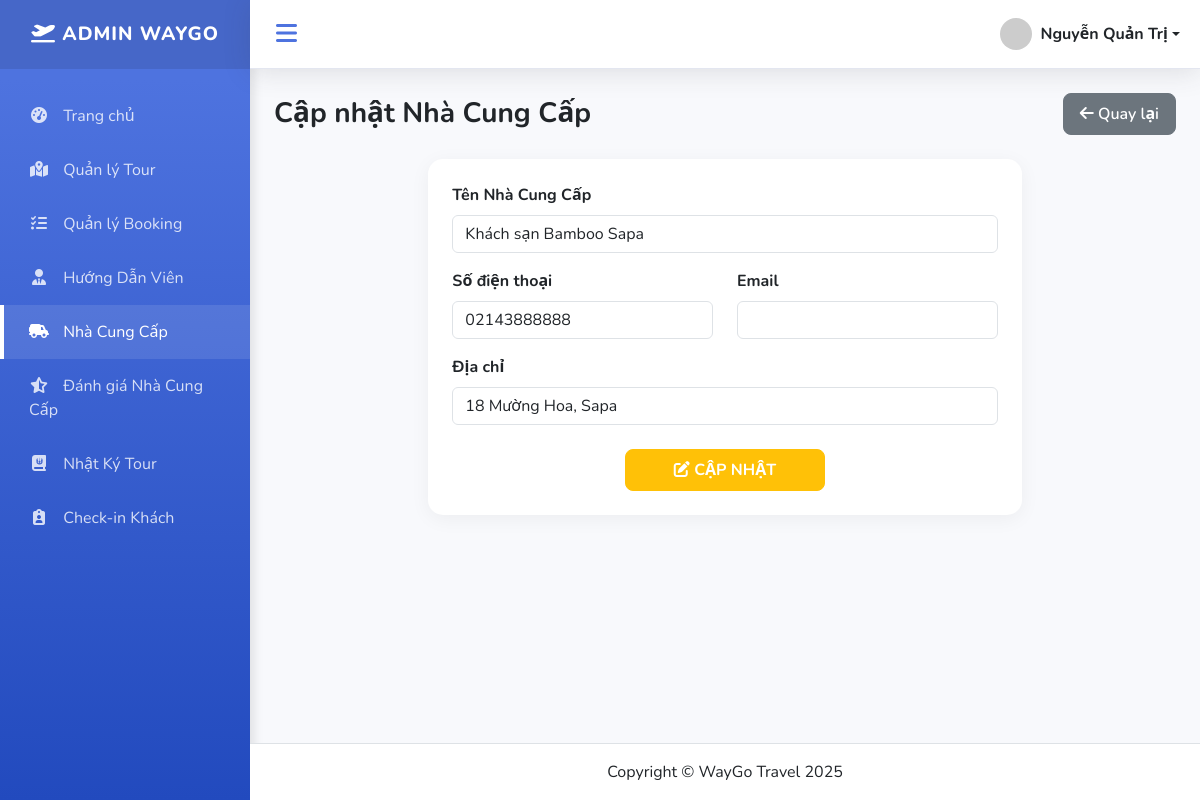
Screenshot of /index.php?action=editsupplier&id=1 (signed in) with the database file from the repository.
### tables this page shows
CREATE TABLE `suppliers` (
  `id` int NOT NULL,
  `name` varchar(255) NOT NULL,
  `type` enum('Nhà hàng','Khách sạn','Vận chuyển') NOT NULL,
  `phone` varchar(20) DEFAULT NULL,
  `email` varchar(255) DEFAULT NULL,
  `address` varchar(255) DEFAULT NULL,
  `rating` int DEFAULT '0',
  `created_at` timestamp NULL DEFAULT CURRENT_TIMESTAMP
);

### controllers/SupplierController.php (called while the page is built, shortened)
<?php
require_once PATH_MODEL . "supplierModel.php";
class SupplierController
{
    public function editSupplier()
    {
        $model = new Supplier();
        $supplier = $model->find($_GET['id']);
        include "views/admin/suppliers/editsupplier.php";
    }
}

### index.php (called while the page is built, shortened)
<?php
require_once './routes/index.php';

### models/BaseModel.php (called while the page is built, shortened)
<?php
class BaseModel
{
    public function __construct()
    {
        $dsn = sprintf('mysql:host=%s;port=%s;dbname=%s;charset=utf8', DB_HOST, DB_PORT, DB_NAME);
        try {
            $this->pdo = new PDO($dsn, DB_USERNAME, DB_PASSWORD, DB_OPTIONS);
        } catch (PDOException $e) {
            die("Kết nối cơ sở dữ liệu thất bại: {$e->getMessage()}. Vui lòng thử lại sau.");
        }
    }
}

### models/SupplierModel.php (called while the page is built, shortened)
<?php
require_once "models/BaseModel.php";
class Supplier extends BaseModel
{
    protected $table = "suppliers";
    public function find($id)
    {
        $sql = "SELECT * FROM $this->table WHERE id = ?";
        $stmt = $this->pdo->prepare($sql);
        $stmt->execute([$id]);
        return $stmt->fetch();
    }
}

### views/admin/suppliers/editsupplier.php (the view)
<?php include PATH_VIEW . 'layouts/header.php'; ?>
<div class="d-flex justify-content-between align-items-center mb-4">
    <h1 class="h3 mb-0 text-gray-800 fw-bold">Cập nhật Nhà Cung Cấp</h1>
    <a href="index.php?action=listsupplier" class="btn btn-secondary">
        <i class="fa-solid fa-arrow-left"></i> Quay lại
    </a>
</div>
<div class="row justify-content-center">
    <div class="col-md-8">
        <div class="card card-modern">
            <div class="card-body p-4">
                <form method="post" action="index.php?action=updatesupplier&id=<?= $supplier['id'] ?>">
                    <div class="mb-3">
                        <label class="form-label fw-bold">Tên Nhà Cung Cấp</label>
                        <input type="text" name="name" value="<?= htmlspecialchars($supplier['name']) ?>" class="form-control" required>
                    </div>
                    <div class="row">
                        <div class="col-md-6 mb-3">
                            <label class="form-label fw-bold">Số điện thoại</label>
                            <input type="text" name="phone" value="<?= htmlspecialchars($supplier['phone']) ?>" class="form-control">
                        </div>
                        <div class="col-md-6 mb-3">
                            <label class="form-label fw-bold">Email</label>
                            <input type="email" name="email" value="<?= htmlspecialchars($supplier['email']) ?>" class="form-control">
                        </div>
                    </div>
                    <div class="mb-4">
                        <label class="form-label fw-bold">Địa chỉ</label>
                        <input type="text" name="address" value="<?= htmlspecialchars($supplier['address']) ?>" class="form-control">
                    </div>
                    <div class="text-center">
                        <button type="submit" class="btn btn-warning px-5 fw-bold text-white">
                            <i class="fa-solid fa-pen-to-square"></i> CẬP NHẬT
                        </button>
                    </div>
                </form>
            </div>
        </div>
    </div>
</div>
<?php include PATH_VIEW . 'layouts/footer.php'; ?>

### assets/css/dashboard.css (style rules this page uses)
:root { --primary-color: #4e73df; --secondary-color: #858796; --success-color: #1cc88a; --info-color: #36b9cc; --warning-color: #f6c23e; --danger-color: #e74a3b; --dark-bg: #222e3c; --light-bg: #f8f9fc; --sidebar-width: 250px; --sidebar-collapsed-width: 70px; --transition-speed: 0.3s; }
body { background-color: var(--light-bg); font-family: 'Nunito', 'Segoe UI', sans-serif; overflow-x: hidden; }
.card-modern { border: none; border-radius: 15px; box-shadow: 0 4px 20px rgba(0, 0, 0, 0.05); transition: transform 0.3s ease; background: #fff; overflow: hidden; height: auto !important; min-height: 0; }
.btn { border-radius: 8px; padding: 8px 16px; font-weight: 600; transition: all 0.3s; }

### rows the page displays
suppliers: name "Khách sạn Bamboo Sapa", phone "02143888888", address "18 Mường Hoa, Sapa"

### other values shown
$_SESSION['user_name'] "Nguyễn Quản Trị"
